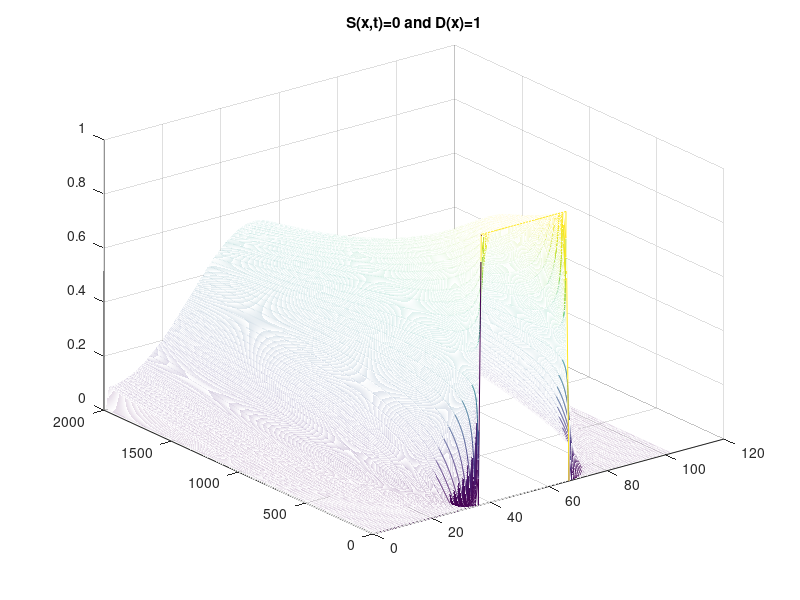
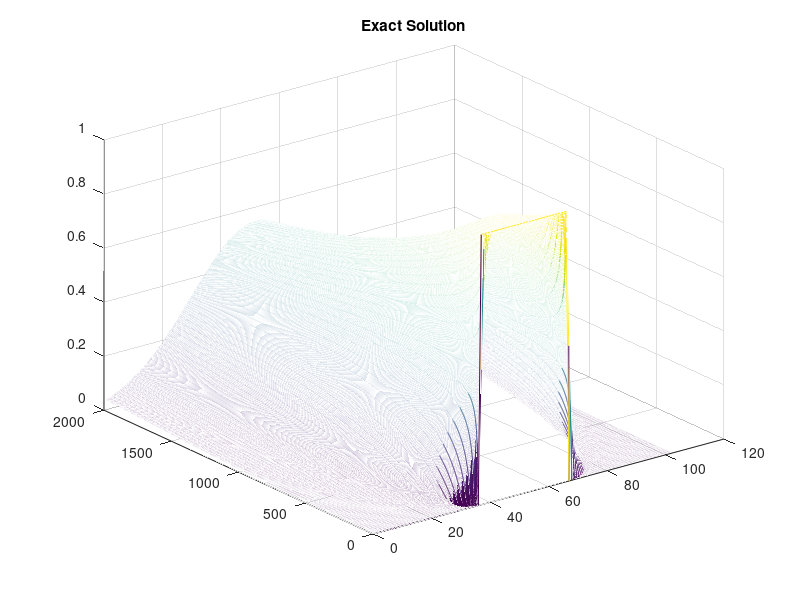
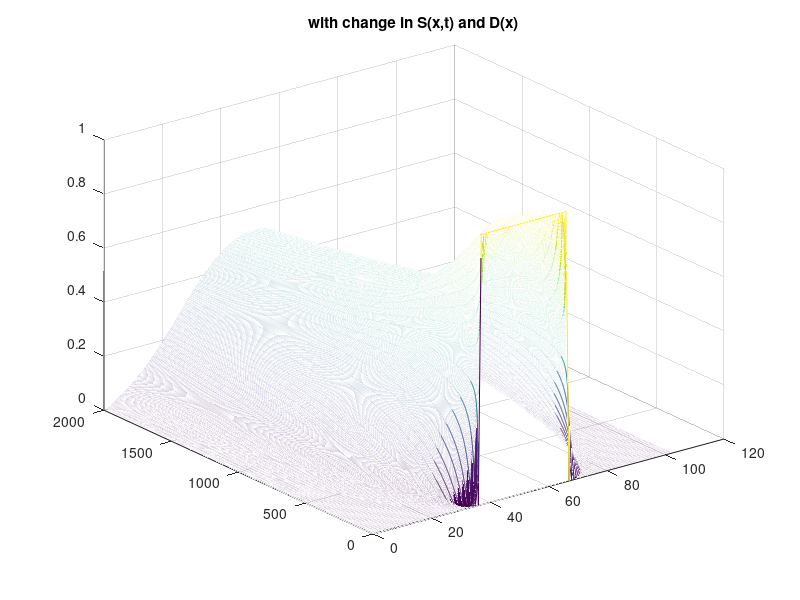

MATLAB code to generate these figures, in order:
%Exercise 9 FTCS Forward-time Center Space
%Prabavathy Rajasekaran (2130757)
% Anjaly Kuriakose(2132537)

%Initial Values
clc;
close all;
clear ;

L= 5;
h = 0.1;
M = (2*L/h) +2; % -L <= x <= +L  
tau = 0.001;
N = 2000;
u = zeros(N,M);
%e = zeros(N,M);
S = zeros(N,M);

%part 1 with source S(x,t)=0 and nonConstant D(x) = 0 when abs(x)>L
x = -L-h:h:L;
u(1,:) =  1 .* (abs(x) < 1.5);

x = -L-h/2:h:L+h/2;
D = abs(x)<=L; 

for t = 1:N-1
    for x = 2:M-1
        u(t+1,x) = u(t,x) + (tau/h^2)*D(x+1)*(u(t,x+1)-u(t,x)) + (tau/h^2)*D(x-1)*(u(t,x-1)-u(t,x)) + tau*S(t,x);
    end
end
figure;
mesh(u);
title('S(x,t)=0 and D(x)=1');

%Part 2 Exact Solution Implementation
D=1;
x = -L-h:h:L;
t=0:tau:(N-1)*tau;
t=t.';
e= 0.5.*(erf((1.5-x)./(2.*sqrt(D.*t))) - erf((-1.5-x)./(2.*sqrt(D.*t))));

figure;
mesh(e);
title('Exact Solution');
 

%part 3 with source S(x,t) = -4 when (x<0.1 and 0.1<t<0.6) and nonConstant
%D(x) = 1 - abs(x)/10
u1 = zeros(N,M);
x = -L-h:h:L;
u1(1,:) =  1 .* (abs(x) < 1.5);

t=(0:tau:(N-1)*tau);
t =t.';
S1 = -4.*(abs(x)<0.1 & 0.1 <t & t<0.6);

%S1 = @(t,x) -4*(x<0.1 && t>0.1  && t<0.6);

x = -L-h/2:h:L+h/2;
D = 1 -(abs(x)./10).*(abs(x)<=L); 

for t1 = 1:N-1
    for x1 = 2:M-1
        u1(t1+1,x1) = u1(t1,x1) + (tau/h^2)*D(x1+1)*(u1(t1,x1+1)-u1(t1,x1)) + (tau/h^2)*D(x1-1)*(u1(t1,x1-1)-u1(t1,x1)) + tau*S1(t1,x1);
    end
end

figure;
mesh(u1);
title('with change in S(x,t) and D(x)');




